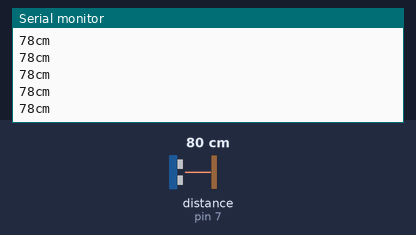
Simulated run of this sketch. Board: Arduino Uno, built with avr-gcc and run on an emulated ATmega328P. Shown: the last lines printed to the serial monitor. Wiring (inferred from the names in the program): ultrasonic range finder: trigger pin 6; echo pin 7. The inputs (shaded band) are chosen by the test bench; at power-on: distance to the obstacle (sensor on pin 7) 80 cm. The echo pulse lasts 58.3 µs per cm.

Above: at 1.2 s.
1.3 s: distance to the obstacle (sensor on pin 7) set to 299 cm
At 1.9 s:
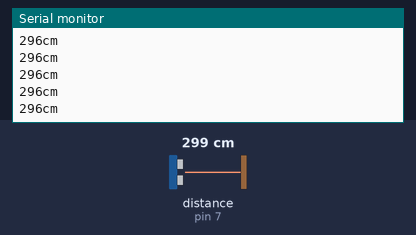
4.3 s: distance to the obstacle (sensor on pin 7) set to 18 cm
At 5.2 s:
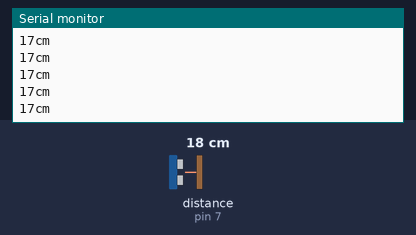
Timing chart, 0 to 7.3 s (numbered marks = the images above; inputs shaded):
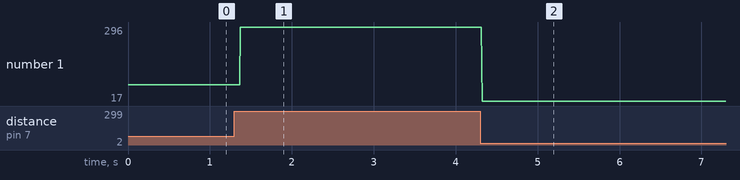

Measured:
- after the input at 1.3 s, the serial monitor: prints a new line after 0.07 s (image 1)
- after the input at 4.3 s, the serial monitor: prints a new line at once (image 2)
- plotted number 1: 78 → 296 after the input at 1.3 s, 296 → 17 after the input at 4.3 s

The sketch:

ultra_sonic_Sensor.ino
```cpp
//Ultra Sonic Sensor
//It’s has 4 terminal, VCC, Ground, Trigger and Echo

int pin1=7; //Echo pin or Input
int pin2=6; //Trigger pin or Output
int D;
int Dis; //Distance of obstacle
#include <Servo.h>
Servo motor;
void setup() {
  // put your setup code here, to run once:
pinMode(pin2,OUTPUT);
pinMode(pin1,INPUT);
Serial.begin(9600);

}

void loop() {
  // put your main code here, to run repeatedly:
digitalWrite(pin2,LOW);
delayMicroseconds(2);
digitalWrite(pin2,HIGH);
delayMicroseconds(10);
digitalWrite(pin2,LOW);

//D = 1/2 x T x C
D = pulseIn(pin1,HIGH);
// Serial.println(D);
Dis = D * 0.034 / 2 ;
Serial.print(Dis); // While Final Coding Dis will Stop all Movement at 5cm
Serial.println("cm");
}
```
